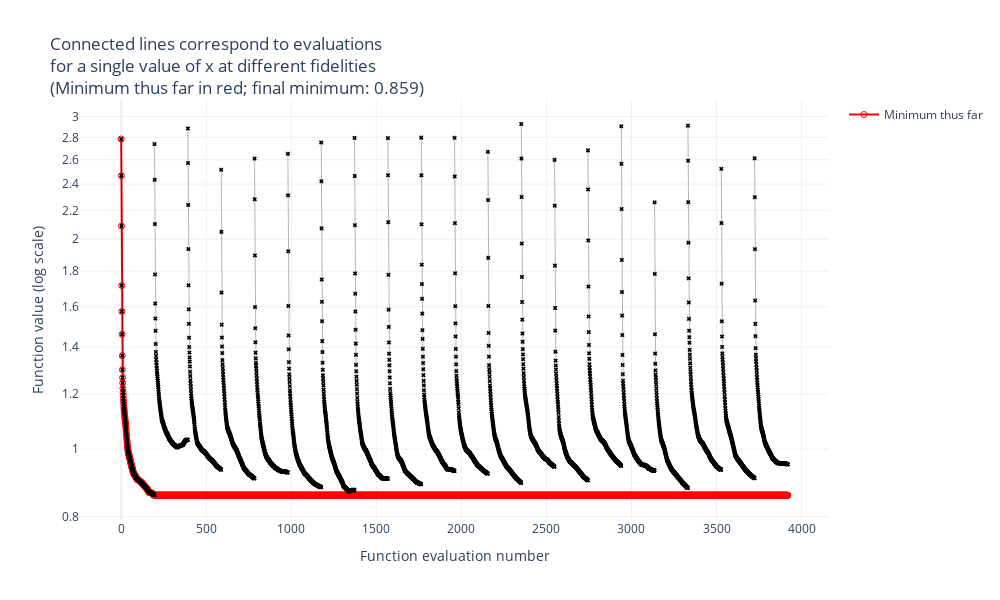

Notebook cell for this chart:
### Markdown cell above
The code below will plot the trace for this algorithm and this benchmark. Click on the pan button, and then
  - Left-click and drag to pan
  - Right-click and drag to zoom

### Code cell
import plotly.graph_objects as go

df = out[(benchmark_to_plot, algo_to_plot)][2].copy()
best_obj = out[(benchmark_to_plot, algo_to_plot)][1]

df_exploded = df.explode('history').reset_index(drop=True)
df_exploded['obj'] = df_exploded.history.str[1].astype(float)

# Create figure
fig = go.Figure()

# Add cumulative minimum line
fig.add_trace(
    go.Scatter(
        x=df_exploded.index,
        y=df_exploded.obj.cummin(),
        mode='lines+markers',
        name='Minimum thus far',
        line=dict(color='red', width=2),
        marker=dict(size=6, symbol='circle-open')
    )
)

# Add individual traces for each x value
for this_group, this_df in df_exploded.groupby('x'):
    fig.add_trace(
        go.Scatter(
            x=this_df.index,
            y=this_df.obj,
            mode='lines+markers',
            name=f'x={this_group[:20]}...',
            line=dict(color='black', width=0.3),
            marker=dict(size=4, symbol='x'),
            showlegend=False
        )
    )

# Update layout
fig.update_layout(
    title=f'Connected lines correspond to evaluations<br>for a single value of x at different fidelities<br>(Minimum thus far in red; final minimum: {round(best_obj, 3)})',
    xaxis_title='Function evaluation number',
    yaxis_title='Function value (log scale)',
    yaxis_type='log',
    template='plotly_white',
    showlegend=True,
    width=1000,
    height=600
)

fig.show()

### Figure 1 — Plotly figure (JSON) as saved in the notebook; plotly's stock layout.template omitted (floating-point values rounded to 4 significant figures; data arrays with more than 128 entries replaced by an {"elided": "..."} marker saying what was removed)
{"data": [{"line": {"color": "red", "width": 2}, "marker": {"size": 6, "symbol": "circle-open"}, "mode": "lines+markers", "name": "Minimum thus far", "type": "scatter", "x": {"elided": "3920 int values"}, "y": {"elided": "3920 float values"}}, {"line": {"color": "black", "width": 0.3}, "marker": {"size": 4, "symbol": "x"}, "mode": "lines+markers", "name": "x=-0.12757431438656486...", "showlegend": false, "type": "scatter", "x": {"elided": "196 int values"}, "y": {"elided": "196 float values"}}, {"line": {"color": "black", "width": 0.3}, "marker": {"size": 4, "symbol": "x"}, "mode": "lines+markers", "name": "x=-0.34179984058574053...", "showlegend": false, "type": "scatter", "x": {"elided": "196 int values"}, "y": {"elided": "196 float values"}}, {"line": {"color": "black", "width": 0.3}, "marker": {"size": 4, "symbol": "x"}, "mode": "lines+markers", "name": "x=-0.4963580264559009|...", "showlegend": false, "type": "scatter", "x": {"elided": "196 int values"}, "y": {"elided": "196 float values"}}, {"line": {"color": "black", "width": 0.3}, "marker": {"size": 4, "symbol": "x"}, "mode": "lines+markers", "name": "x=-0.5000622832995227|...", "showlegend": false, "type": "scatter", "x": {"elided": "196 int values"}, "y": {"elided": "196 float values"}}, {"line": {"color": "black", "width": 0.3}, "marker": {"size": 4, "symbol": "x"}, "mode": "lines+markers", "name": "x=-0.6913612828995372|...", "showlegend": false, "type": "scatter", "x": {"elided": "196 int values"}, "y": {"elided": "196 float values"}}, {"line": {"color": "black", "width": 0.3}, "marker": {"size": 4, "symbol": "x"}, "mode": "lines+markers", "name": "x=-1.3142581519332552|...", "showlegend": false, "type": "scatter", "x": {"elided": "196 int values"}, "y": {"elided": "196 float values"}}, {"line": {"color": "black", "width": 0.3}, "marker": {"size": 4, "symbol": "x"}, "mode": "lines+markers", "name": "x=-1.49958130054032|-0...", "showlegend": false, "type": "scatter", "x": {"elided": "196 int values"}, "y": {"elided": "196 float values"}}, {"line": {"color": "black", "width": 0.3}, "marker": {"size": 4, "symbol": "x"}, "mode": "lines+markers", "name": "x=-1.5501528715190434|...", "showlegend": false, "type": "scatter", "x": {"elided": "196 int values"}, "y": {"elided": "196 float values"}}, {"line": {"color": "black", "width": 0.3}, "marker": {"size": 4, "symbol": "x"}, "mode": "lines+markers", "name": "x=-2.457444159226181|-...", "showlegend": false, "type": "scatter", "x": {"elided": "196 int values"}, "y": {"elided": "196 float values"}}, {"line": {"color": "black", "width": 0.3}, "marker": {"size": 4, "symbol": "x"}, "mode": "lines+markers", "name": "x=-2.471126667390542|1...", "showlegend": false, "type": "scatter", "x": {"elided": "196 int values"}, "y": {"elided": "196 float values"}}, {"line": {"color": "black", "width": 0.3}, "marker": {"size": 4, "symbol": "x"}, "mode": "lines+markers", "name": "x=0.09658087838462048|...", "showlegend": false, "type": "scatter", "x": {"elided": "196 int values"}, "y": {"elided": "196 float values"}}, {"line": {"color": "black", "width": 0.3}, "marker": {"size": 4, "symbol": "x"}, "mode": "lines+markers", "name": "x=0.37357886540853524|...", "showlegend": false, "type": "scatter", "x": {"elided": "196 int values"}, "y": {"elided": "196 float values"}}, {"line": {"color": "black", "width": 0.3}, "marker": {"size": 4, "symbol": "x"}, "mode": "lines+markers", "name": "x=0.6357676919435882|-...", "showlegend": false, "type": "scatter", "x": {"elided": "196 int values"}, "y": {"elided": "196 float values"}}, {"line": {"color": "black", "width": 0.3}, "marker": {"size": 4, "symbol": "x"}, "mode": "lines+markers", "name": "x=0.8161118091035591|-...", "showlegend": false, "type": "scatter", "x": {"elided": "196 int values"}, "y": {"elided": "196 float values"}}, {"line": {"color": "black", "width": 0.3}, "marker": {"size": 4, "symbol": "x"}, "mode": "lines+markers", "name": "x=0.8506538809898432|0...", "showlegend": false, "type": "scatter", "x": {"elided": "196 int values"}, "y": {"elided": "196 float values"}}, {"line": {"color": "black", "width": 0.3}, "marker": {"size": 4, "symbol": "x"}, "mode": "lines+markers", "name": "x=1.0209134526381725|0...", "showlegend": false, "type": "scatter", "x": {"elided": "196 int values"}, "y": {"elided": "196 float values"}}, {"line": {"color": "black", "width": 0.3}, "marker": {"size": 4, "symbol": "x"}, "mode": "lines+markers", "name": "x=1.061633539595979|0....", "showlegend": false, "type": "scatter", "x": {"elided": "196 int values"}, "y": {"elided": "196 float values"}}, {"line": {"color": "black", "width": 0.3}, "marker": {"size": 4, "symbol": "x"}, "mode": "lines+markers", "name": "x=2.2407972120826116|2...", "showlegend": false, "type": "scatter", "x": {"elided": "196 int values"}, "y": {"elided": "196 float values"}}, {"line": {"color": "black", "width": 0.3}, "marker": {"size": 4, "symbol": "x"}, "mode": "lines+markers", "name": "x=2.7051523660880017|2...", "showlegend": false, "type": "scatter", "x": {"elided": "196 int values"}, "y": {"elided": "196 float values"}}, {"line": {"color": "black", "width": 0.3}, "marker": {"size": 4, "symbol": "x"}, "mode": "lines+markers", "name": "x=2.7622029239195163|2...", "showlegend": false, "type": "scatter", "x": {"elided": "196 int values"}, "y": {"elided": "196 float values"}}], "layout": {"height": 600, "showlegend": true, "title": {"text": "Connected lines correspond to evaluations<br>for a single value of x at different fidelities<br>(Minimum thus far in red; final minimum: 0.859)"}, "width": 1000, "xaxis": {"title": {"text": "Function evaluation number"}}, "yaxis": {"title": {"text": "Function value (log scale)"}, "type": "log"}}}
